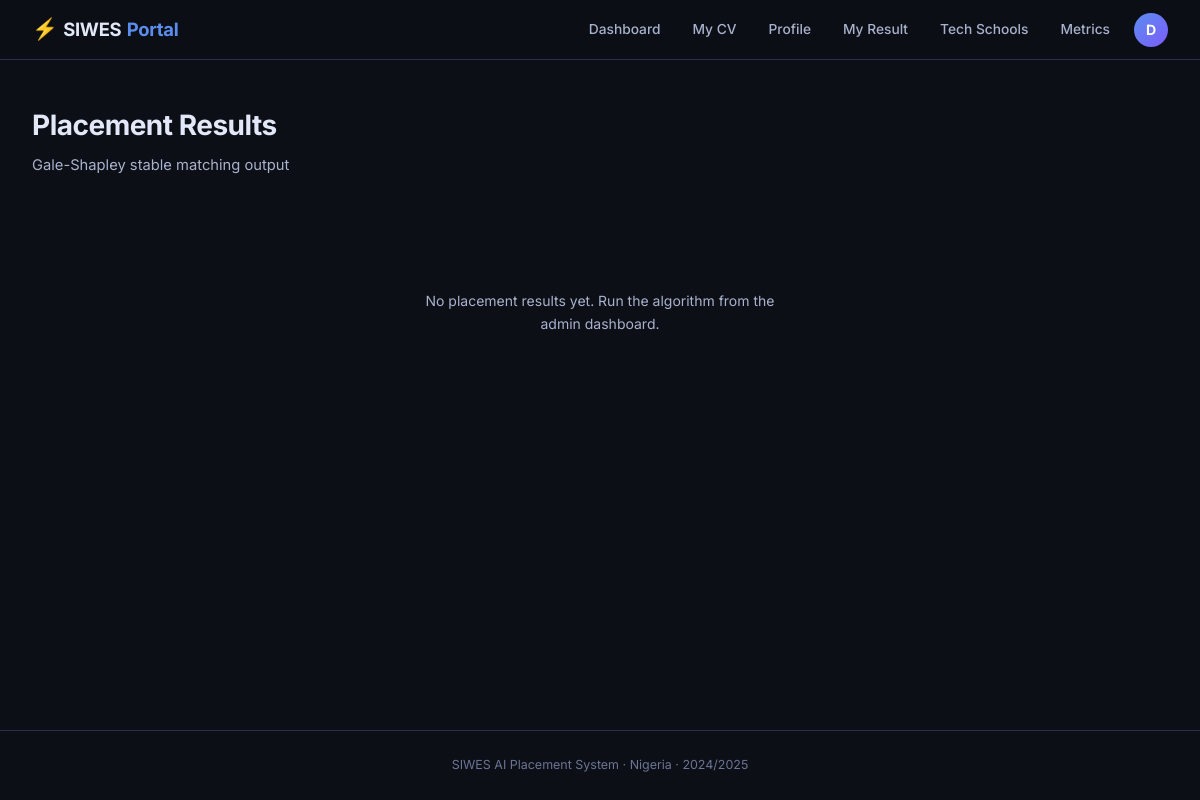
The page /placement/results (signed in) on the database as committed earlier.
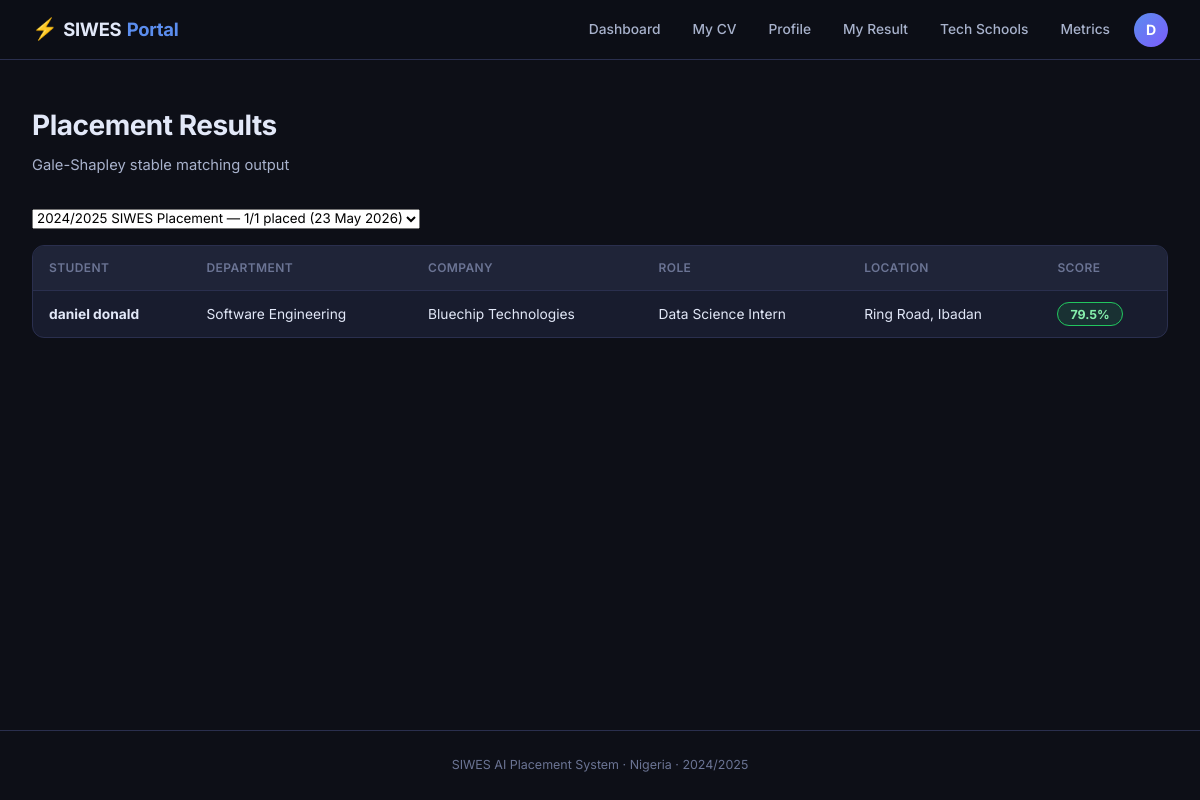
The same page on the database as committed later.
### models.py (models this page shows, shortened)
class Placement(Base):
    __tablename__ = "placements"
    id                 = Column(Integer, primary_key=True)
    batch_id           = Column(Integer, ForeignKey("placement_batches.id"), nullable=False)
    student_id         = Column(Integer, ForeignKey("students.id"), nullable=False)
    company_id         = Column(Integer, ForeignKey("companies.id"), nullable=False)
    job_description_id = Column(Integer, ForeignKey("job_descriptions.id"), nullable=False)
    match_score        = Column(Float, nullable=False)
    status             = Column(String(20), default="assigned")
    created_at         = Column(DateTime, default=datetime.utcnow)
    batch           = relationship("PlacementBatch", back_populates="placements")
    student         = relationship("Student", back_populates="placements")
    company         = relationship("Company")
    job_description = relationship("JobDescription", back_populates="placements")
    shap_values     = relationship("ShapExplanation", back_populates="placement", cascade="all, delete-orphan")

class Student(Base):
    __tablename__ = "students"
    id          = Column(Integer, primary_key=True)
    user_id     = Column(Integer, ForeignKey("users.id"), unique=True, nullable=False)
    name        = Column(String(100), nullable=False)
    email       = Column(String(120), unique=True, nullable=False)
    phone       = Column(String(20))
    university  = Column(String(150), nullable=False)
    department  = Column(String(100), nullable=False)
    level       = Column(Integer, nullable=False)
    state       = Column(String(50), nullable=False)
    location    = Column(String(100), nullable=False)
    matric_no   = Column(String(30), unique=True)
    bio         = Column(Text)
    linkedin    = Column(String(200))
    github      = Column(String(200))
    track       = Column(String(20), default="placement")
    created_at  = Column(DateTime, default=datetime.utcnow)
    user          = relationship("User", back_populates="student")
    cv            = relationship("CV", back_populates="student", uselist=False)
    placements    = relationship("Placement", back_populates="student")
    test_attempts = relationship("TestAttempt", back_populates="student")
    school_enrollments = relationship("SchoolEnrollment", back_populates="student")

class Company(Base):
    __tablename__ = "companies"
    id          = Column(Integer, primary_key=True)
    user_id     = Column(Integer, ForeignKey("users.id"), unique=True, nullable=True)
    name        = Column(String(150), unique=True, nullable=False)
    email       = Column(String(120), unique=True, nullable=False)
    industry    = Column(String(100))
    state       = Column(String(50))
    location    = Column(String(100), nullable=False)
    website     = Column(String(200))
    description = Column(Text)
    verified    = Column(Boolean, default=False)
    created_at  = Column(DateTime, default=datetime.utcnow)
    user             = relationship("User", back_populates="company")
    job_descriptions = relationship("JobDescription", back_populates="company", cascade="all, delete-orphan")

class JobDescription(Base):
    __tablename__ = "job_descriptions"
    id                      = Column(Integer, primary_key=True)
    company_id              = Column(Integer, ForeignKey("companies.id"), nullable=False)
    title                   = Column(String(150), nullable=False)
    raw_text                = Column(Text, nullable=False)
    required_skills         = Column(Text)
    target_department       = Column(String(100))
    location                = Column(String(100))
    quota                   = Column(Integer, default=1)
    remaining_quota         = Column(Integer, nullable=True)  # decrements as students are placed
    additional_requirements = Column(Text)
    requirement_vector      = Column(LargeBinary)
    created_at              = Column(DateTime, default=datetime.utcnow)
    company           = relationship("Company", back_populates="job_descriptions")
    similarity_scores = relationship("SimilarityScore", back_populates="job_description")
    placements        = relationship("Placement", back_populates="job_description")

### blueprints/placement.py (the view)
@placement_bp.route("/results")
@login_required
def results():
    db = SessionLocal()
    try:
        batch_id = request.args.get("batch_id", type=int)
        batches  = db.query(PlacementBatch).order_by(PlacementBatch.run_at.desc()).all()
        if not batch_id and batches:
            batch_id = batches[0].id
        rows = []
        if batch_id:
            rows = (db.query(Placement, Student, Company, JobDescription)
                    .join(Student, Student.id == Placement.student_id)
                    .join(Company, Company.id == Placement.company_id)
                    .join(JobDescription, JobDescription.id == Placement.job_description_id)
                    .filter(Placement.batch_id == batch_id)
                    .order_by(Placement.match_score.desc())
                    .all())
        return render_template("placement/results.html",
                               rows=rows, batches=batches,
                               selected_batch=batch_id)
    finally:
        db.close()

### templates/placement/results.html (shortened to what this page needs)
{% extends "base.html" %}
{% block content %}
<div class="page-header">
  <h1>Placement Results</h1>
  <p>Gale-Shapley stable matching output</p>
</div>
{% if batches %}
<form method="GET" class="inline-form mb">
  <select name="batch_id" onchange="this.form.submit()">
    {% for b in batches %}
      <option value="{{ b.id }}" {% if b.id == selected_batch %}selected{% endif %}>
        {{ b.label }} — {{ b.placed_students }}/{{ b.total_students }} placed ({{ b.run_at.strftime('%d %b %Y') }})
      </option>
    {% endfor %}
  </select>
</form>
{% endif %}
{% if rows %}
<div class="table-card">
  <table class="data-table">
    <thead>
      <tr><th>Student</th><th>Department</th><th>Company</th><th>Role</th><th>Location</th><th>Score</th></tr>
    </thead>
    <tbody>
    {% for p, s, c, jd in rows %}
    <tr>
      <td><strong>{{ s.name }}</strong></td>
      <td>{{ s.department }}</td>
      <td>{{ c.name }}</td>
      <td>{{ jd.title }}</td>
      <td>{{ c.location }}</td>
      <td><span class="score-pill {% if p.match_score >= 0.75 %}high{% elif p.match_score >= 0.5 %}mid{% else %}low{% endif %}">
        {{ "%.1f"|format(p.match_score * 100) }}%
      </span></td>
    </tr>
    {% endfor %}
    </tbody>
  </table>
</div>
{% else %}
<div class="empty-state">
  <p>No placement results yet. Run the algorithm from the admin dashboard.</p>
</div>
{% endif %}
{% endblock %}

Rows that differ between the two databases and show on the page:
added Placement: name "daniel donald", department "Software Engineering", name "Bluechip Technologies", title "Data Science Intern", location "Ring Road, Ibadan", p.match_score*100 "79.5"
Other text that changed with them:
form field batch_id: (not shown) → "2024/2025 SIWES Placement — 1/1 placed (23 May 2026)"
text no longer shown: "No placement results yet. Run the algorithm from the admin dashboard."
text now shown: "STUDENT DEPARTMENT COMPANY ROLE LOCATION SCORE"
